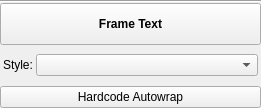
<?xml version="1.0" encoding="UTF-8"?>
<ui version="4.0">
 <class>InspectorFrameText</class>
 <widget class="QWidget" name="InspectorFrameText">
  <property name="geometry">
   <rect>
    <x>0</x>
    <y>0</y>
    <width>261</width>
    <height>108</height>
   </rect>
  </property>
  <property name="accessibleName">
   <string>Frame Text Inspector</string>
  </property>
  <layout class="QVBoxLayout" name="verticalLayout">
   <property name="spacing">
    <number>0</number>
   </property>
   <property name="leftMargin">
    <number>0</number>
   </property>
   <property name="topMargin">
    <number>0</number>
   </property>
   <property name="rightMargin">
    <number>0</number>
   </property>
   <property name="bottomMargin">
    <number>0</number>
   </property>
   <item>
    <widget class="QFrame" name="frame">
     <property name="frameShape">
      <enum>QFrame::HLine</enum>
     </property>
     <property name="frameShadow">
      <enum>QFrame::Sunken</enum>
     </property>
    </widget>
   </item>
   <item>
    <widget class="QToolButton" name="title">
     <property name="sizePolicy">
      <sizepolicy hsizetype="Preferred" vsizetype="Preferred">
       <horstretch>0</horstretch>
       <verstretch>0</verstretch>
      </sizepolicy>
     </property>
     <property name="font">
      <font>
       <bold>true</bold>
      </font>
     </property>
     <property name="text">
      <string>Frame Text</string>
     </property>
    </widget>
   </item>
   <item>
    <widget class="QWidget" name="panel" native="true">
     <layout class="QGridLayout" name="gridLayout">
      <property name="leftMargin">
       <number>3</number>
      </property>
      <property name="topMargin">
       <number>3</number>
      </property>
      <property name="rightMargin">
       <number>3</number>
      </property>
      <property name="bottomMargin">
       <number>3</number>
      </property>
      <property name="horizontalSpacing">
       <number>3</number>
      </property>
      <property name="verticalSpacing">
       <number>0</number>
      </property>
      <item row="1" column="0">
       <widget class="QLabel" name="label">
        <property name="text">
         <string>Style:</string>
        </property>
        <property name="alignment">
         <set>Qt::AlignLeading|Qt::AlignLeft|Qt::AlignVCenter</set>
        </property>
        <property name="buddy">
         <cstring>style</cstring>
        </property>
       </widget>
      </item>
      <item row="1" column="1">
       <widget class="QComboBox" name="style">
        <property name="sizePolicy">
         <sizepolicy hsizetype="Expanding" vsizetype="Fixed">
          <horstretch>0</horstretch>
          <verstretch>0</verstretch>
         </sizepolicy>
        </property>
        <property name="accessibleName">
         <string>Style</string>
        </property>
       </widget>
      </item>
     </layout>
    </widget>
   </item>
   <item>
    <widget class="QPushButton" name="hardcodeWordWrap">
     <property name="text">
      <string>Hardcode Autowrap</string>
     </property>
    </widget>
   </item>
  </layout>
 </widget>
 <tabstops>
  <tabstop>title</tabstop>
 </tabstops>
 <resources/>
 <connections/>
</ui>
